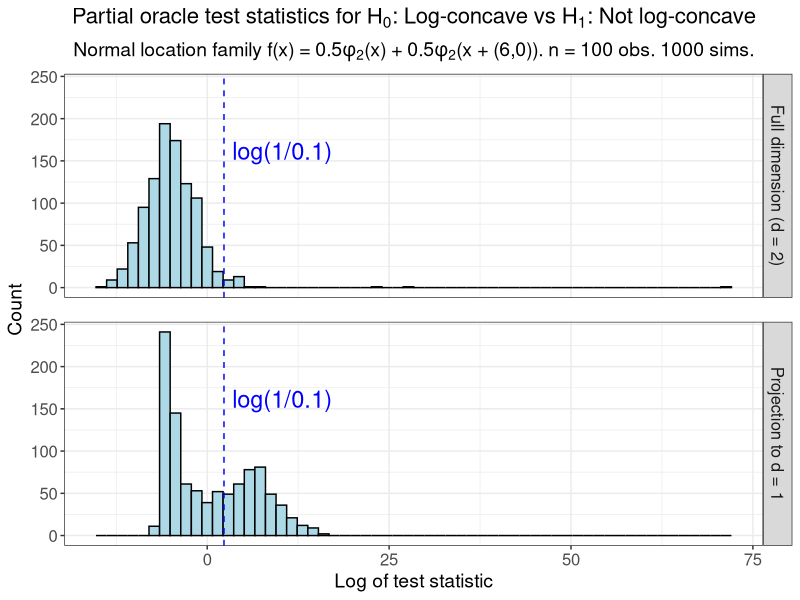

Here is the R script that generated this plot:
# Test statistics of partial oracle tests in d = 2 dimensions or
# projected to d = 1 dimension.
# True density is (1/2)N((0,0), I_2) + (1/2)N((-6,0), I_2).

library(tidyverse)
library(data.table)

# Create theme
paper_theme <- theme_bw() +
  theme(plot.title = element_text(hjust = 0.5, size = 16),
        plot.subtitle = element_text(hjust = 0.5, size = 14),
        legend.title = element_text(size = 14),
        axis.title = element_text(size = 14),
        legend.text = element_text(size = 12),
        axis.text = element_text(size = 12),
        strip.text = element_text(size = 12),
        panel.spacing = unit(1.2, "lines"))

# Read in data
test_stats_d1_proj <- fread(file = "sim_data/fig15_test_stats_d1_proj.csv") %>%
  dplyr::mutate(test_dim = "Projection to d = 1")

test_stats_d2 <- fread(file = "sim_data/fig15_test_stats_d2.csv") %>%
  dplyr::mutate(test_dim = "Full dimension (d = 2)")

# Combine test stat data
test_stats <- rbind(test_stats_d1_proj, test_stats_d2, fill = TRUE)

# Distribution of log-concave log test statistics
d1_d2_test_stats <- ggplot(test_stats, aes(x = log(test_stat))) +
  geom_histogram(bins = 60, fill = "lightblue", col = "black") +
  facet_grid(test_dim ~ .) +
  geom_vline(aes(xintercept = log(10)), lty = "dashed", col = "blue") +
  annotate(geom = "text", x = log(10) + 8, y = 162,
           label = "log(1/0.1)", col = "blue", size = 6) +
  paper_theme +
  labs(x = "Log of test statistic",
       y = "Count",
       title = expression("Partial oracle test statistics for H"[0]*
                            ": Log-concave vs H"[1]*": Not log-concave"),
       subtitle = expression("Normal location family f(x) = 0.5"*phi[2]*"(x)"~
                               "+ 0.5"*phi[2]*"(x + (6,0)"*")."~
                               "n = 100 obs. 1000 sims."))

# Rejection % of two-dimensional test: 4.5%
mean(test_stats_d2$test_stat > log(1/0.1)) * 100

# Rejection % of one-dimensional projection test: 44.3%
mean(test_stats_d1_proj$test_stat > log(1/0.1)) * 100

# 19% of projection test stats are above 1000
mean(test_stats_d1_proj$test_stat > 1000) * 100

# 65% of the projection test statistics with abs(random_vector_1) > 0.9
# are above 1000
mean(test_stats_d1_proj[abs(random_vector_1) > 0.9]$test_stat > 1000) * 100

# Probability that first component of 2-d random projection exceeds 0.9,
# when drawing projection vectors uniformly from boundary of the unit circle.
# Probability is 0.29.
(2/pi)*acos(.9)

#####################
##### Save plot #####
#####################

ggsave(plot = d1_d2_test_stats,
       filename = "sim_plots/figure_15.pdf",
       width = 8, height = 6)
